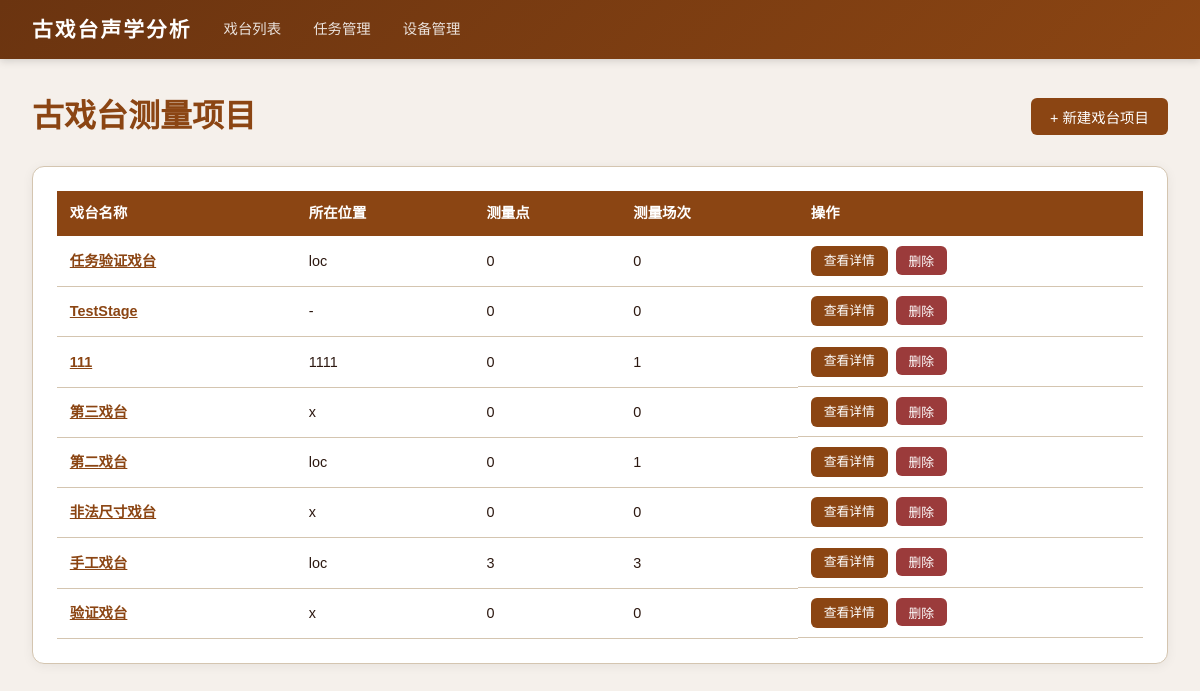
The page / on the database its author committed.
### tables this page shows
CREATE TABLE stages (
            id INTEGER PRIMARY KEY AUTOINCREMENT,
            name TEXT NOT NULL,
            location TEXT NOT NULL DEFAULT '',
            description TEXT NOT NULL DEFAULT '',
            plan_width REAL NOT NULL DEFAULT 20.0,
            plan_height REAL NOT NULL DEFAULT 15.0,
            created_at TIMESTAMP DEFAULT CURRENT_TIMESTAMP
        );

### app/routers/stages.py (the view)
@router.get("/", response_class=HTMLResponse)
def index(request: Request, db=Depends(get_db)):
    cursor = db.cursor()
    cursor.execute("""
        SELECT s.*,
            (SELECT COUNT(*) FROM measurement_points WHERE stage_id = s.id) as point_count,
            (SELECT COUNT(*) FROM measurement_sessions WHERE stage_id = s.id) as session_count
        FROM stages s ORDER BY s.created_at DESC
    """)
    stages = [dict(row) for row in cursor.fetchall()]
    return templates.TemplateResponse("index.html", {"request": request, "stages": stages})

### app/templates/index.html (shortened to what this page needs)
{% extends "base.html" %}
{% block content %}
<div style="display:flex;justify-content:space-between;align-items:center;margin-bottom:1.5rem;">
    <h1 style="color:var(--primary);">古戏台测量项目</h1>
    <button class="btn btn-primary" onclick="document.getElementById('create-form').style.display='block'">+ 新建戏台项目</button>
</div>
{% if stages %}
<div class="card">
    <table>
        <thead>
            <tr>
                <th>戏台名称</th>
                <th>所在位置</th>
                <th>测量点</th>
                <th>测量场次</th>
                <th>操作</th>
            </tr>
        </thead>
        <tbody>
            {% for s in stages %}
            <tr>
                <td><a href="/stages/{{ s.id }}" style="color:var(--primary);font-weight:600;">{{ s.name }}</a></td>
                <td>{{ s.location or '-' }}</td>
                <td>{{ s.point_count }}</td>
                <td>{{ s.session_count }}</td>
                <td class="actions">
                    <a href="/stages/{{ s.id }}" class="btn btn-primary btn-sm">查看详情</a>
                    <form action="/stages/{{ s.id }}/delete" method="post" onsubmit="return confirm('确定删除该戏台项目？所有关联数据将被清除。')">
                        <button type="submit" class="btn btn-danger btn-sm">删除</button>
                    </form>
                </td>
            </tr>
            {% endfor %}
        </tbody>
    </table>
</div>
{% else %}
<div class="card" style="text-align:center;padding:3rem;">
    <p style="color:var(--text-light);font-size:1.1rem;margin-bottom:1rem;">尚无戏台测量项目</p>
    <button class="btn btn-primary" onclick="document.getElementById('create-form').style.display='block'">创建第一个项目</button>
</div>
{% endif %}
{% endblock %}

### app/templates/base.html (shortened to what this page needs)
<!DOCTYPE html>
<html lang="zh-CN">
<head>
</head>
<body>
    <nav>
        <a href="/" class="logo">古戏台声学分析</a>
        <a href="/">戏台列表</a>
        <a href="/tasks">任务管理</a>
        <a href="/equipment">设备管理</a>
    </nav>
    <div class="container">
        {% block content %}{% endblock %}
    </div>
</body>
</html>

### app/templates/base.html (style rules this page uses)
:root { --primary: #8B4513; --primary-light: #A0522D; --primary-dark: #6B3410; --accent: #D4A574; --bg: #F5F0EB; --card-bg: #FFFFFF; --text: #2C1810; --text-light: #6B5B4F; --border: #D4C5B0; --success: #4A7C59; --warning: #C4943A; --danger: #9B3B3B; --info: #4A6B8A; }
* { margin: 0; padding: 0; box-sizing: border-box; }
body { font-family: "PingFang SC", "Microsoft YaHei", "Hiragino Sans GB", sans-serif; background: var(--bg); color: var(--text); line-height: 1.6; }
nav { background: linear-gradient(135deg, var(--primary-dark), var(--primary)); color: white; padding: 0.8rem 2rem; display: flex; align-items: center; gap: 2rem; box-shadow: 0 2px 8px rgba(0,0,0,0.15); }
nav .logo { font-size: 1.3rem; font-weight: 700; letter-spacing: 2px; text-decoration: none; color: white; }
nav a { color: rgba(255,255,255,0.85); text-decoration: none; font-size: 0.9rem; transition: color 0.2s; }
.container { max-width: 1200px; margin: 0 auto; padding: 2rem; }
.card { background: var(--card-bg); border-radius: 12px; box-shadow: 0 2px 12px rgba(0,0,0,0.06); padding: 1.5rem; margin-bottom: 1.5rem; border: 1px solid var(--border); }
.btn { display: inline-block; padding: 0.5rem 1.2rem; border-radius: 6px; border: none; cursor: pointer; font-size: 0.9rem; text-decoration: none; transition: all 0.2s; font-family: inherit; }
.btn-primary { background: var(--primary); color: white; }
.btn-danger { background: var(--danger); color: white; }
.btn-sm { padding: 0.3rem 0.8rem; font-size: 0.8rem; }
form { display: inline; }
table { width: 100%; border-collapse: collapse; font-size: 0.9rem; }
table th { background: var(--primary); color: white; padding: 0.7rem 0.8rem; text-align: left; font-weight: 600; }
table td { padding: 0.6rem 0.8rem; border-bottom: 1px solid var(--border); }
.actions { display: flex; gap: 0.5rem; flex-wrap: wrap; }

### rows shown on the page
stages: name "任务验证戏台", location "loc", point_count "0", session_count "0"
stages: name "TestStage", location "-", point_count "0", session_count "0"
stages: name "111", location "1111", point_count "0", session_count "1"
stages: name "第三戏台", location "x", point_count "0", session_count "0"
stages: name "第二戏台", location "loc", point_count "0", session_count "1"
stages: name "非法尺寸戏台", location "x", point_count "0", session_count "0"
stages: name "手工戏台", location "loc", point_count "3", session_count "3"
stages: name "验证戏台", location "x", point_count "0", session_count "0"
